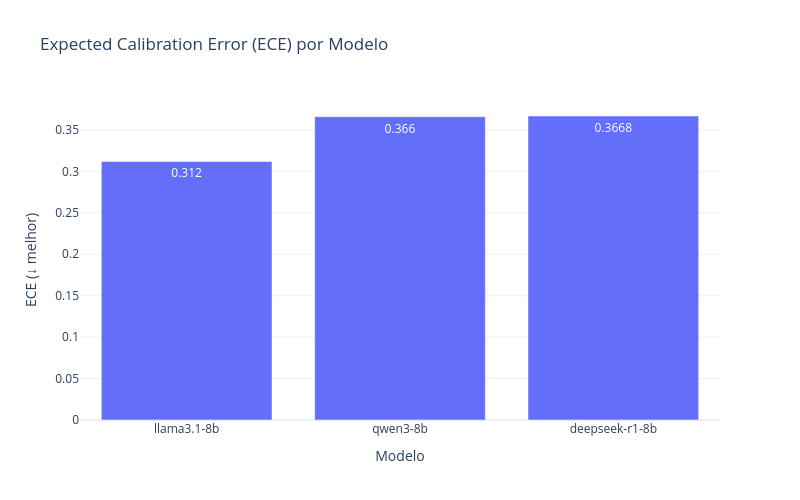

Here is the notebook cell this chart was saved with:
### Markdown cell above
### - 7.6) Expected Calibration Error (ECE)

### Code cell
logger.info("\n📐 Expected Calibration Error (ECE) — menor é melhor:")
ece_rows = []
for model in DEFAULT_MODELS:
    conf_col  = f"{model}_rep1_conf"
    label_col = f"{model}_consensus"
    df_m = df_annotations[[conf_col, label_col, "ground_truth"]].dropna().copy()
    df_m["bin"] = pd.cut(df_m[conf_col], bins=CONF_BINS, labels=False, include_lowest=True)
    df_m["correct"] = (df_m[label_col] == df_m["ground_truth"]).astype(int)

    ece = 0.0
    n = len(df_m)
    for b in range(N_BINS):
        mask = df_m["bin"] == b
        if mask.sum() == 0:
            continue
        acc  = df_m.loc[mask, "correct"].mean()
        conf = df_m.loc[mask, conf_col].mean()
        ece += (mask.sum() / n) * abs(acc - conf)

    ece_rows.append({"Modelo": model, "ECE": round(ece, 4)})
    logger.info(f"  {model:20s}: ECE = {ece:.4f}")

df_ece = pd.DataFrame(ece_rows)
import plotly.graph_objects as go

df_ece = pd.DataFrame(ece_rows).sort_values("ECE")

fig = go.Figure()

fig.add_trace(go.Bar(
    x=df_ece["Modelo"],
    y=df_ece["ECE"],
    text=df_ece["ECE"].round(4),
    textposition="auto"
))

fig.update_layout(
    title="Expected Calibration Error (ECE) por Modelo",
    xaxis_title="Modelo",
    yaxis_title="ECE (↓ melhor)",
    template="plotly_white",
    width=800,
    height=500
)

fig.show()

### Figure 1 — Plotly figure (JSON) as saved in the notebook; plotly's stock layout.template omitted (floating-point values rounded to 4 significant figures)
{"data": [{"text": [0.312, 0.366, 0.3668], "textposition": "auto", "type": "bar", "x": ["llama3.1-8b", "qwen3-8b", "deepseek-r1-8b"], "y": [0.312, 0.366, 0.3668]}], "layout": {"height": 500, "title": {"text": "Expected Calibration Error (ECE) por Modelo"}, "width": 800, "xaxis": {"title": {"text": "Modelo"}}, "yaxis": {"title": {"text": "ECE (↓ melhor)"}}}}
